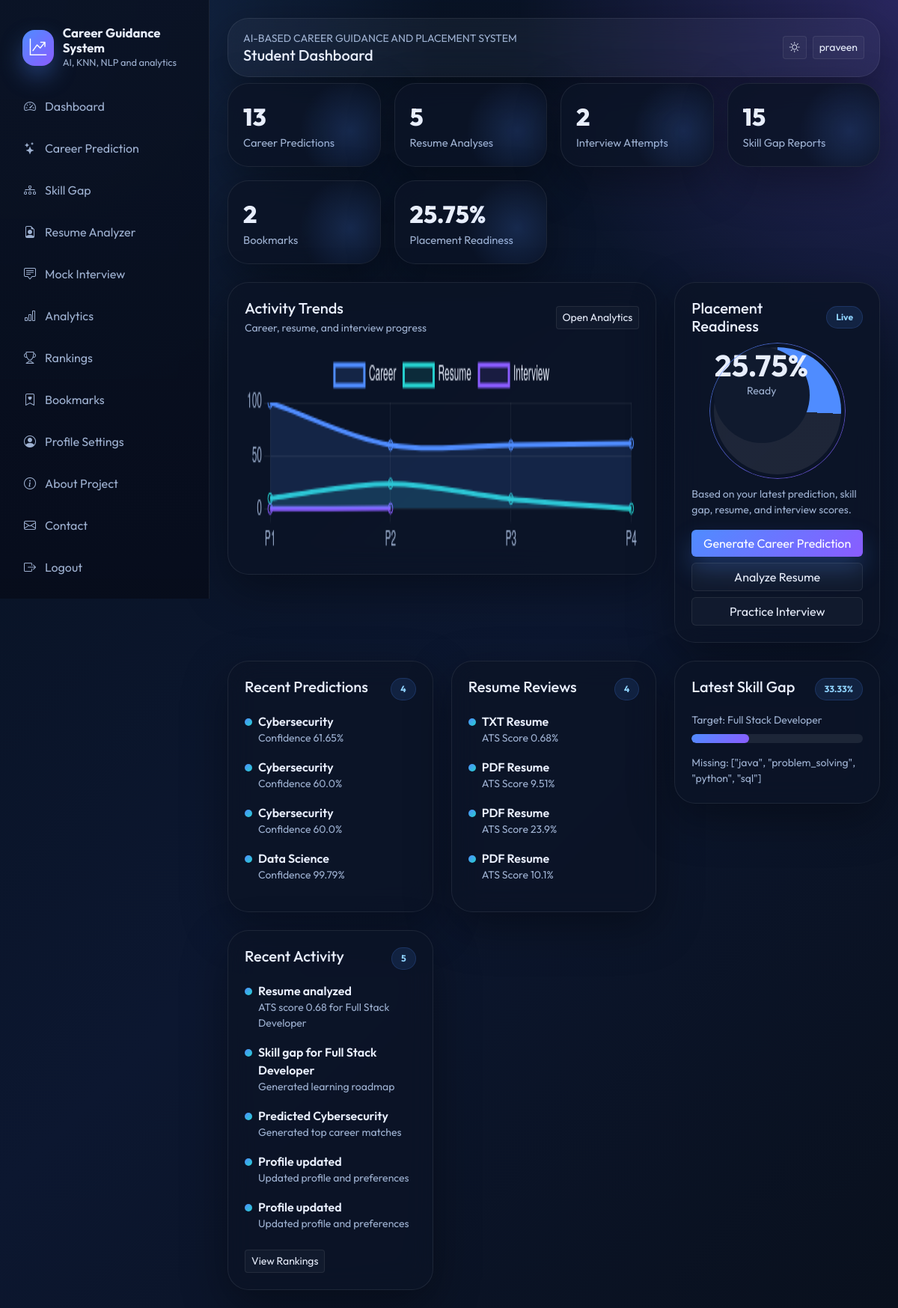
The app's page /dashboard (signed in) with its own data.
### models/db_models.py (models this page shows, shortened)
class TimestampMixin:
    created_at = db.Column(db.DateTime, default=datetime.utcnow, nullable=False)
    updated_at = db.Column(db.DateTime, default=datetime.utcnow, onupdate=datetime.utcnow, nullable=False)

class User(UserMixin, TimestampMixin, db.Model):
    __tablename__ = "users"
    id = db.Column(db.Integer, primary_key=True)
    full_name = db.Column(db.String(120), nullable=False)
    email = db.Column(db.String(150), unique=True, nullable=False, index=True)
    password_hash = db.Column(db.String(255), nullable=False)
    role = db.Column(db.String(20), default="student", nullable=False)
    college = db.Column(db.String(150))
    course = db.Column(db.String(120))
    year = db.Column(db.String(20))
    bio = db.Column(db.Text)
    photo = db.Column(db.String(255), default="default-avatar.svg")
    skills_json = db.Column(db.Text)
    is_active = db.Column(db.Boolean, default=True, nullable=False)
    last_login = db.Column(db.DateTime)
    career_predictions = db.relationship("CareerPrediction", backref="user", lazy=True, cascade="all, delete-orphan")
    resumes = db.relationship("Resume", backref="user", lazy=True, cascade="all, delete-orphan")
    interviews = db.relationship("InterviewResult", backref="user", lazy=True, cascade="all, delete-orphan")
    gaps = db.relationship("SkillGapAnalysis", backref="user", lazy=True, cascade="all, delete-orphan")
    bookmarks = db.relationship("CareerBookmark", backref="user", lazy=True, cascade="all, delete-orphan")

class CareerPrediction(TimestampMixin, db.Model):
    __tablename__ = "career_predictions"
    id = db.Column(db.Integer, primary_key=True)
    user_id = db.Column(db.Integer, db.ForeignKey("users.id"), nullable=False)
    input_skills_json = db.Column(db.Text, nullable=False)
    recommended_domain = db.Column(db.String(120), nullable=False)
    top_matches_json = db.Column(db.Text, nullable=False)
    confidence = db.Column(db.Float, default=0)

class Resume(TimestampMixin, db.Model):
    __tablename__ = "resumes"
    id = db.Column(db.Integer, primary_key=True)
    user_id = db.Column(db.Integer, db.ForeignKey("users.id"), nullable=False)
    filename = db.Column(db.String(255), nullable=False)
    file_type = db.Column(db.String(20), nullable=False)
    extracted_text = db.Column(db.Text)
    ats_score = db.Column(db.Float, default=0)
    keyword_matches_json = db.Column(db.Text)
    missing_keywords_json = db.Column(db.Text)
    summary_json = db.Column(db.Text)

class SkillGapAnalysis(TimestampMixin, db.Model):
    __tablename__ = "skill_gap_analysis"
    id = db.Column(db.Integer, primary_key=True)
    user_id = db.Column(db.Integer, db.ForeignKey("users.id"), nullable=False)
    target_domain = db.Column(db.String(120), nullable=False)
    current_score = db.Column(db.Float, default=0)
    missing_skills_json = db.Column(db.Text)
    roadmap_json = db.Column(db.Text)
    analysis_json = db.Column(db.Text)

class UserActivity(TimestampMixin, db.Model):
    __tablename__ = "user_activities"
    id = db.Column(db.Integer, primary_key=True)
    user_id = db.Column(db.Integer, db.ForeignKey("users.id"), nullable=False)
    activity_type = db.Column(db.String(50), nullable=False)
    title = db.Column(db.String(120), nullable=False)
    detail = db.Column(db.Text)
    score = db.Column(db.Float, default=0)

### routes/student.py (the view)
@student_bp.route("/dashboard")
@login_required
def dashboard():
    prediction_count = CareerPrediction.query.filter_by(user_id=current_user.id).count()
    resume_count = Resume.query.filter_by(user_id=current_user.id).count()
    interview_count = InterviewResult.query.filter_by(user_id=current_user.id).count()
    analysis_count = SkillGapAnalysis.query.filter_by(user_id=current_user.id).count()
    bookmark_count = CareerBookmark.query.filter_by(user_id=current_user.id).count()
    recent_predictions = CareerPrediction.query.filter_by(user_id=current_user.id).order_by(CareerPrediction.created_at.desc()).limit(4).all()
    recent_resumes = Resume.query.filter_by(user_id=current_user.id).order_by(Resume.created_at.desc()).limit(4).all()
    recent_interviews = InterviewResult.query.filter_by(user_id=current_user.id).order_by(InterviewResult.created_at.desc()).limit(4).all()
    recent_analysis = SkillGapAnalysis.query.filter_by(user_id=current_user.id).order_by(SkillGapAnalysis.created_at.desc()).first()
    recent_activities = UserActivity.query.filter_by(user_id=current_user.id).order_by(UserActivity.created_at.desc()).limit(5).all()
    latest_prediction = recent_predictions[0] if recent_predictions else None
    latest_resume = recent_resumes[0] if recent_resumes else None
    latest_interview = recent_interviews[0] if recent_interviews else None
    prediction_score = latest_prediction.confidence if latest_prediction else 0
    skill_score = recent_analysis.current_score if recent_analysis else 0
    resume_score = latest_resume.ats_score if latest_resume else 0
    interview_score = latest_interview.score if latest_interview else 0
    readiness = placement_readiness_score(prediction_score, skill_score, resume_score, interview_score)
    history = {
        "predictions": [record.confidence for record in reversed(recent_predictions)],
        "resumes": [record.ats_score for record in reversed(recent_resumes)],
        "interviews": [record.score for record in reversed(recent_interviews)],
    }
    return render_template(
        "student/dashboard.html",
        metrics={
            "predictions": prediction_count,
            "resumes": resume_count,
            "interviews": interview_count,
            "analyses": analysis_count,
            "bookmarks": bookmark_count,
            "readiness": readiness,
        },
        recent_predictions=recent_predictions,
        recent_resumes=recent_resumes,
        recent_interviews=recent_interviews,
        recent_analysis=recent_analysis,
        recent_activities=recent_activities,
        history_json=json.dumps(history),
    )

### templates/student/dashboard.html (shortened to what this page needs)
{% extends "base.html" %}
{% block page_title %}Student Dashboard{% endblock %}
{% block content %}
<div class="container-fluid px-0">
  <div class="stats-grid mb-4">
    <div class="stat-card"><div class="stat-value">{{ metrics.predictions }}</div><div class="stat-label">Career Predictions</div></div>
    <div class="stat-card"><div class="stat-value">{{ metrics.resumes }}</div><div class="stat-label">Resume Analyses</div></div>
    <div class="stat-card"><div class="stat-value">{{ metrics.interviews }}</div><div class="stat-label">Interview Attempts</div></div>
    <div class="stat-card"><div class="stat-value">{{ metrics.analyses }}</div><div class="stat-label">Skill Gap Reports</div></div>
    <div class="stat-card"><div class="stat-value">{{ metrics.bookmarks }}</div><div class="stat-label">Bookmarks</div></div>
    <div class="stat-card"><div class="stat-value">{{ metrics.readiness }}%</div><div class="stat-label">Placement Readiness</div></div>
  </div>
  <div class="row g-4 mb-4">
    <div class="col-lg-8">
      <div class="glass-card chart-card h-100">
        <div class="d-flex justify-content-between align-items-center mb-3">
          <div>
            <h5 class="mb-1">Activity Trends</h5>
            <div class="text-muted small">Career, resume, and interview progress</div>
          </div>
          <a href="{{ url_for('student.analytics') }}" class="btn btn-outline-soft btn-sm">Open Analytics</a>
        </div>
        <canvas id="historyChart" height="140"></canvas>
      </div>
    </div>
    <div class="col-lg-4">
      <div class="glass-card h-100">
        <div class="d-flex justify-content-between align-items-center mb-3">
          <h5 class="mb-0">Placement Readiness</h5>
          <span class="badge badge-soft">Live</span>
        </div>
        <div class="d-flex align-items-center justify-content-center mb-3">
          <div class="glow-ring rounded-circle d-grid place-items-center" style="width: 170px; height: 170px; background: conic-gradient(var(--primary) 0 {{ metrics.readiness }}%, rgba(255,255,255,0.08) {{ metrics.readiness }}% 100%);">
            <div class="rounded-circle d-grid place-items-center" style="width: 128px; height: 128px; background: var(--surface-strong);">
              <div class="text-center">
                <div class="fw-bold display-6 mb-0">{{ metrics.readiness }}%</div>
                <div class="small text-muted">Ready</div>
              </div>
            </div>
          </div>
        </div>
        <div class="small text-muted">Based on your latest prediction, skill gap, resume, and interview scores.</div>
        <div class="mt-3 d-grid gap-2">
          <a href="{{ url_for('student.career_prediction') }}" class="btn btn-primary-gradient">Generate Career Prediction</a>
          <a href="{{ url_for('student.resume_analyzer') }}" class="btn btn-outline-soft">Analyze Resume</a>
          <a href="{{ url_for('student.mock_interview') }}" class="btn btn-outline-soft">Practice Interview</a>
        </div>
      </div>
    </div>
  </div>
  <div class="row g-4">
    <div class="col-lg-4">
      <div class="glass-card h-100">
        <div class="d-flex justify-content-between mb-3"><h5 class="mb-0">Recent Predictions</h5><span class="badge badge-soft">{{ recent_predictions|length }}</span></div>
        {% for item in recent_predictions %}
        <div class="timeline-item">
          <div class="fw-semibold">{{ item.recommended_domain }}</div>
          <div class="text-muted small">Confidence {{ item.confidence }}%</div>
        </div>
        {% else %}
        <p class="text-muted">No predictions yet.</p>
        {% endfor %}
      </div>
    </div>
    <div class="col-lg-4">
      <div class="glass-card h-100">
        <div class="d-flex justify-content-between mb-3"><h5 class="mb-0">Resume Reviews</h5><span class="badge badge-soft">{{ recent_resumes|length }}</span></div>
        {% for item in recent_resumes %}
        <div class="timeline-item">
          <div class="fw-semibold">{{ item.file_type|upper }} Resume</div>
          <div class="text-muted small">ATS Score {{ item.ats_score }}%</div>
        </div>
        {% else %}
        <p class="text-muted">No resume analysis yet.</p>
        {% endfor %}
      </div>
    </div>
    <div class="col-lg-4">
      <div class="glass-card h-100">
        <div class="d-flex justify-content-between mb-3"><h5 class="mb-0">Latest Skill Gap</h5><span class="badge badge-soft">{{ recent_analysis.current_score if recent_analysis else 0 }}%</span></div>
        {% if recent_analysis %}
        <p class="text-muted small mb-2">Target: {{ recent_analysis.target_domain }}</p>
        <div class="progress mb-3"><div class="progress-bar" style="width: {{ recent_analysis.current_score }}%"></div></div>
        <div class="small text-muted">Missing: {{ recent_analysis.missing_skills_json }}</div>
        {% else %}
        <p class="text-muted">No skill gap analysis yet.</p>
        {% endif %}
      </div>
    </div>
    <div class="col-lg-4">
      <div class="glass-card h-100">
        <div class="d-flex justify-content-between mb-3"><h5 class="mb-0">Recent Activity</h5><span class="badge badge-soft">{{ recent_activities|length }}</span></div>
        {% for item in recent_activities %}
        <div class="timeline-item">
          <div class="fw-semibold">{{ item.title }}</div>
          <div class="text-muted small">{{ item.detail }}</div>
        </div>
        {% else %}
        <p class="text-muted">Your latest actions will show up here.</p>
        {% endfor %}
        <a href="{{ url_for('student.rankings') }}" class="btn btn-outline-soft btn-sm mt-2">View Rankings</a>
      </div>
    </div>
  </div>
</div>
{% endblock %}
{% block scripts %}
<script>
  const history = {{ history_json|safe }};
  const ctx = document.getElementById('historyChart');
  if (ctx) {
    new Chart(ctx, {
      type: 'line',
      data: {
        labels: history.predictions.map((_, index) => `P${index + 1}`),
        datasets: [
          { label: 'Career', data: history.predictions, borderColor: '#4f8cff', backgroundColor: 'rgba(79,140,255,0.15)', tension: 0.35, fill: true },
          { label: 'Resume', data: history.resumes, borderColor: '#26d0ce', backgroundColor: 'rgba(38,208,206,0.12)', tension: 0.35, fill: true },
          { label: 'Interview', data: history.interviews, borderColor: '#8a5cff', backgroundColor: 'rgba(138,92,255,0.12)', tension: 0.35, fill: true }
        ]
      },
      options: {
        responsive: true,
        plugins: { legend: { labels: { color: getComputedStyle(document.body).getPropertyValue('--text') } } },
        scales: {
          x: { ticks: { color: getComputedStyle(document.body).getPropertyValue('--muted') }, grid: { color: 'rgba(255,255,255,0.06)' } },
          y: { beginAtZero: true, max: 100, ticks: { color: getComputedStyle(document.body).getPropertyValue('--muted') }, grid: { color: 'rgba(255,255,255,0.06)' } }
        }
      }
    });
  }
</script>
{% endblock %}

### templates/base.html (shortened to what this page needs)
<!doctype html>
<html lang="en">
<head>
  <link href="https://cdn.jsdelivr.net/npm/bootstrap@5.3.3/dist/css/bootstrap.min.css" rel="stylesheet">
  <link href="https://cdn.jsdelivr.net/npm/bootstrap-icons@1.11.3/font/bootstrap-icons.min.css" rel="stylesheet">
  <link rel="stylesheet" href="{{ url_for('static', filename='css/style.css') }}">
</head>
<body class="{% if current_user.is_authenticated %}app-shell{% else %}public-shell{% endif %}">
  {% if current_user.is_authenticated %}
  <aside class="sidebar d-none d-lg-block">
    <div class="brand">
      <div class="brand-mark"><i class="bi bi-graph-up-arrow"></i></div>
      <div>
        <div class="brand-title">Career Guidance System</div>
        <div class="brand-subtitle">AI, KNN, NLP and analytics</div>
      </div>
    </div>
    <div class="nav flex-column nav-pills">
      <a class="nav-link sidebar-link" href="{{ url_for('student.dashboard') }}"><i class="bi bi-speedometer2"></i>Dashboard</a>
      <a class="nav-link sidebar-link" href="{{ url_for('student.career_prediction') }}"><i class="bi bi-stars"></i>Career Prediction</a>
      <a class="nav-link sidebar-link" href="{{ url_for('student.skill_gap') }}"><i class="bi bi-diagram-3"></i>Skill Gap</a>
      <a class="nav-link sidebar-link" href="{{ url_for('student.resume_analyzer') }}"><i class="bi bi-file-earmark-person"></i>Resume Analyzer</a>
      <a class="nav-link sidebar-link" href="{{ url_for('student.mock_interview') }}"><i class="bi bi-chat-square-text"></i>Mock Interview</a>
      <a class="nav-link sidebar-link" href="{{ url_for('student.analytics') }}"><i class="bi bi-bar-chart"></i>Analytics</a>
      <a class="nav-link sidebar-link" href="{{ url_for('student.rankings') }}"><i class="bi bi-trophy"></i>Rankings</a>
      <a class="nav-link sidebar-link" href="{{ url_for('student.bookmarks') }}"><i class="bi bi-bookmark-heart"></i>Bookmarks</a>
      <a class="nav-link sidebar-link" href="{{ url_for('auth.profile') }}"><i class="bi bi-person-circle"></i>Profile Settings</a>
      <a class="nav-link sidebar-link" href="{{ url_for('main.about') }}"><i class="bi bi-info-circle"></i>About Project</a>
      <a class="nav-link sidebar-link" href="{{ url_for('main.contact') }}"><i class="bi bi-envelope"></i>Contact</a>
      <a class="nav-link sidebar-link" href="{{ url_for('auth.logout') }}"><i class="bi bi-box-arrow-right"></i>Logout</a>
    </div>
  </aside>
  {% endif %}
  <main class="main-content">
    <div class="topbar mb-4 d-flex flex-wrap align-items-center justify-content-between gap-3">
      <div>
        <div class="small text-uppercase text-muted">AI-Based Career Guidance and Placement System</div>
        <h5 class="mb-0">{% block page_title %}Dashboard{% endblock %}</h5>
      </div>
      <div class="d-flex align-items-center gap-2">
        <button class="btn btn-outline-soft btn-sm" type="button" data-theme-toggle></button>
        {% if current_user.is_authenticated %}
        <a href="{{ url_for('auth.profile') }}" class="btn btn-outline-soft btn-sm">{{ current_user.full_name }}</a>
        {% else %}
        <a href="{{ url_for('auth.login') }}" class="btn btn-outline-soft btn-sm">Login</a>
        <a href="{{ url_for('auth.register') }}" class="btn btn-primary-gradient btn-sm">Register</a>
        {% endif %}
      </div>
    </div>
    <div class="toast-container position-fixed top-0 end-0 p-3">
    </div>
    {% block content %}{% endblock %}
  </main>
  {% block scripts %}{% endblock %}
</body>
</html>

### records on screen
User: full_name "praveen"
CareerPrediction: recommended_domain "Cybersecurity", confidence "61.65"
CareerPrediction: recommended_domain "Cybersecurity", confidence "60.0"
CareerPrediction: recommended_domain "Cybersecurity", confidence "60.0"
CareerPrediction: recommended_domain "Data Science", confidence "99.79"
Resume: file_type "TXT", ats_score "0.68"
Resume: file_type "PDF", ats_score "9.51"
Resume: file_type "PDF", ats_score "23.9"
Resume: file_type "PDF", ats_score "10.1"
SkillGapAnalysis: current_score "33.33", target_domain "Full Stack Developer", missing_skills_json "[\"java\", \"problem_solving\", \"python\", \"sql\"]"
UserActivity: title "Resume analyzed", detail "ATS score 0.68 for Full Stack Developer"
UserActivity: title "Skill gap for Full Stack Developer", detail "Generated learning roadmap"
UserActivity: title "Predicted Cybersecurity", detail "Generated top career matches"
UserActivity: title "Profile updated", detail "Updated profile and preferences"
UserActivity: title "Profile updated", detail "Updated profile and preferences"

### other values on screen
{{ metrics.predictions }} "13"
{{ metrics.resumes }} "5"
{{ metrics.interviews }} "2"
{{ metrics.analyses }} "15"
{{ metrics.bookmarks }} "2"
{{ metrics.readiness }} "25.75"
{{ recent_predictions|length }} "4"
{{ recent_resumes|length }} "4"
{{ recent_activities|length }} "5"
chart data {{ history_json|safe }} {"predictions": [99.79, 60.0, 60.0, 61.65], "resumes": [10.1, 23.9, 9.51, 0.68], "interviews": [0.42, 0.83]}
